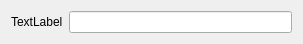
<?xml version="1.0" encoding="UTF-8"?>
<ui version="4.0">
 <class>Frame</class>
 <widget class="QFrame" name="Frame">
  <property name="geometry">
   <rect>
    <x>0</x>
    <y>0</y>
    <width>303</width>
    <height>44</height>
   </rect>
  </property>
  <property name="windowTitle">
   <string>Frame</string>
  </property>
  <layout class="QFormLayout" name="formLayout">
   <property name="verticalSpacing">
    <number>0</number>
   </property>
   <item row="0" column="0">
    <widget class="QLabel" name="label">
     <property name="text">
      <string>TextLabel</string>
     </property>
    </widget>
   </item>
   <item row="0" column="1">
    <widget class="QLineEdit" name="lineEdit"/>
   </item>
  </layout>
 </widget>
 <resources/>
 <connections/>
</ui>
